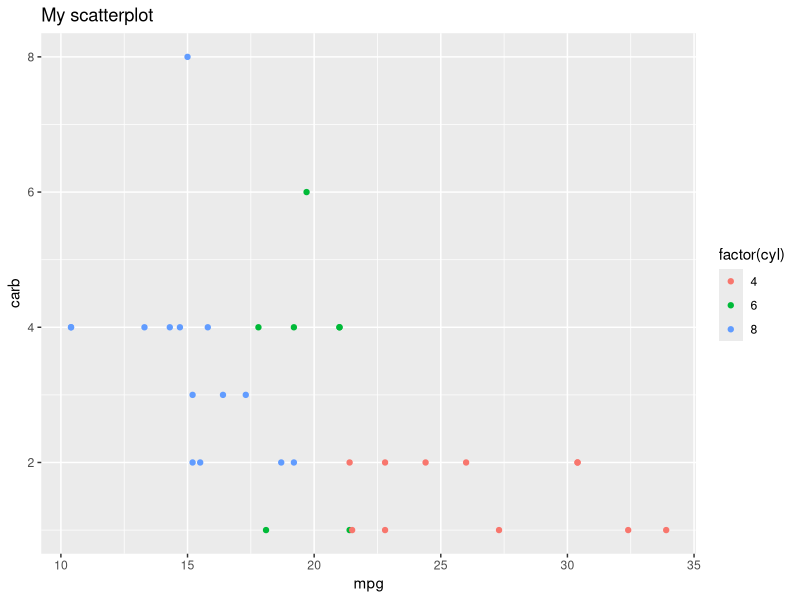
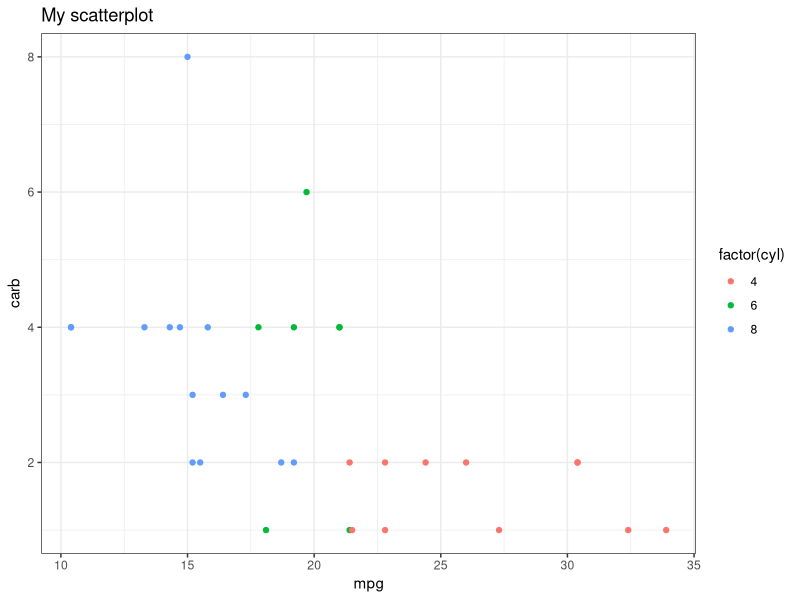
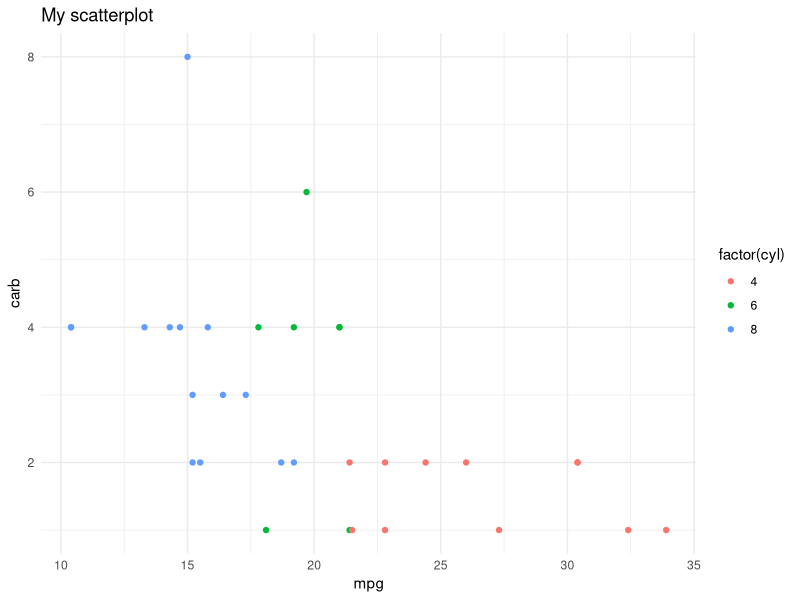
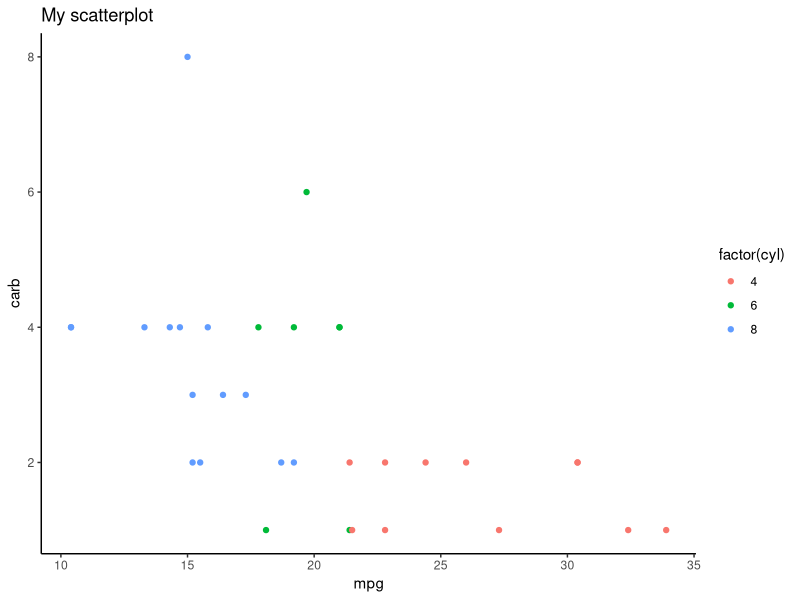
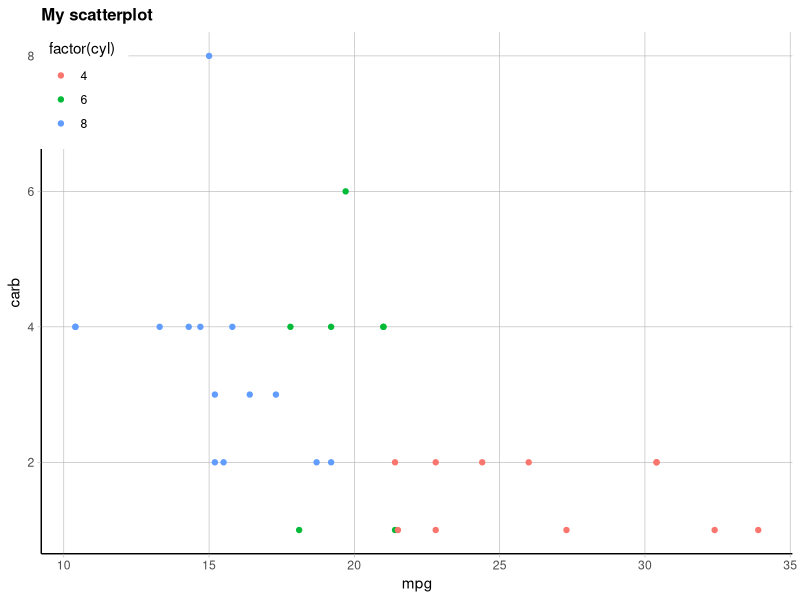
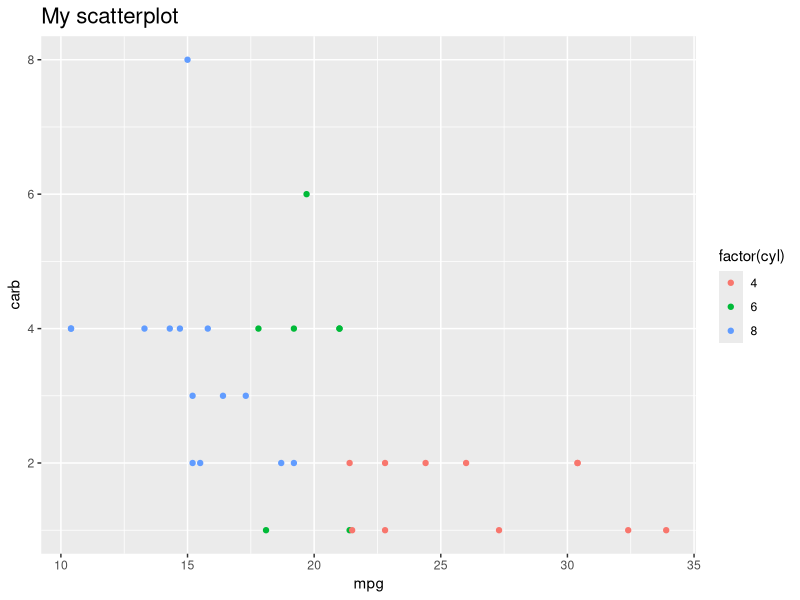
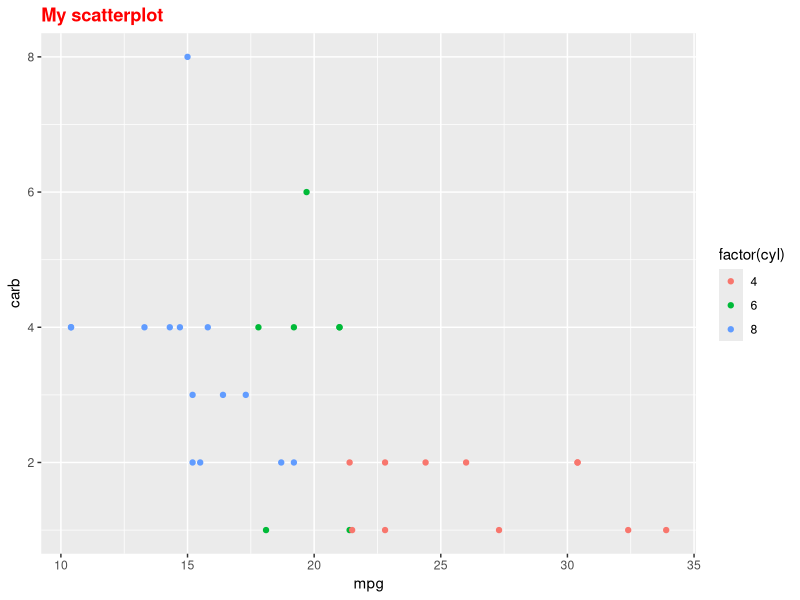
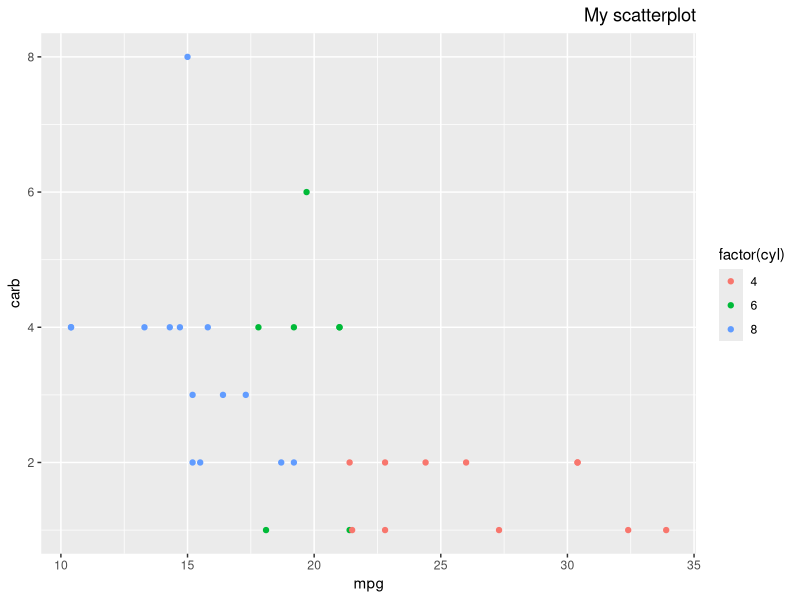

Generate these figures, in order, with R:
## ---- chunk 1
library(tidyverse)

p <- ggplot(mtcars, aes(x = mpg, y = carb, color = factor(cyl))) +
  geom_point() +
  labs(title = "My scatterplot")
p
## ---- chunk 2
p + theme_bw()
## ---- chunk 3
p + theme_minimal()
## ---- chunk 4
p + theme_classic()
## ---- chunk 5
p + theme_classic() +
  theme(
    plot.title = element_text(face = "bold", size = 12),
    legend.background = element_rect(fill = "white", size = 4, colour = "white"),
    legend.justification = c(0, 1),
    legend.position = c(0, 1),
    axis.ticks = element_line(colour = "grey70", size = 0.2),
    panel.grid.major = element_line(colour = "grey70", size = 0.2),
    panel.grid.minor = element_blank()
  )
## ---- chunk 6
p + theme(plot.title = element_text(size = 16))
p + theme(plot.title = element_text(face = "bold", colour = "red"))
p + theme(plot.title = element_text(hjust = 1))
## ---- chunk 7
library(palmerpenguins)
## ---- chunk 8
penguins %>% select(bill_length_mm, island, species, year)
## ---- chunk 9
penguins %>% select(c("bill_length_mm","island","species","year"))
penguins %>% select(any_of(c("bill_length_mm","island","species","year")))
## ---- chunk 10
colnames_needed <- c("bill_length_mm","island","species","year")
penguins %>% select(colnames_needed)
## ---- chunk 11
colnames_needed <- c("bill_length_mm","island","species","year","MISSING")
# penguins %>% select((olnames_needed)) # does not work
penguins %>% select(any_of(colnames_needed)) # works!
# penguins %>% select(all_of(colnames_needed)) # does not work
## ---- chunk 12
penguins %>% count(species)
## ---- chunk 13
penguins %>% count(species, year)
## ---- chunk 14
penguins |> count(species, year)
